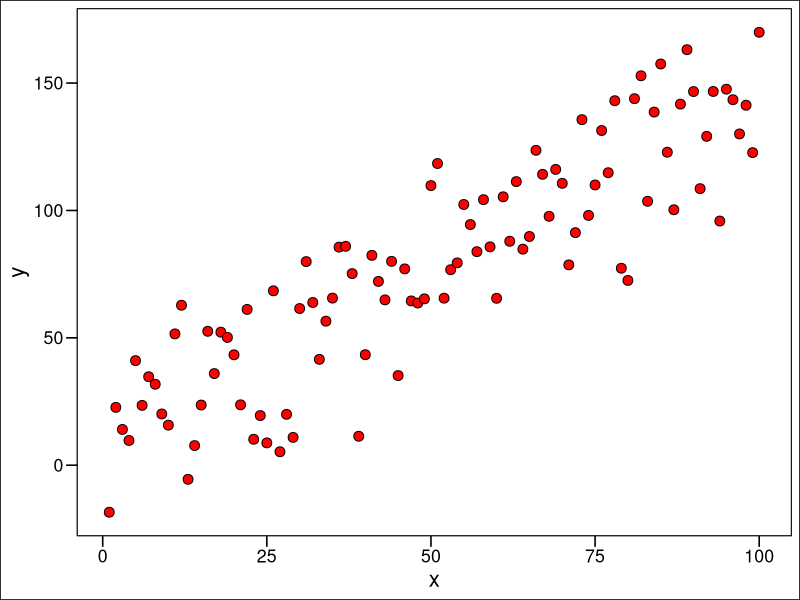
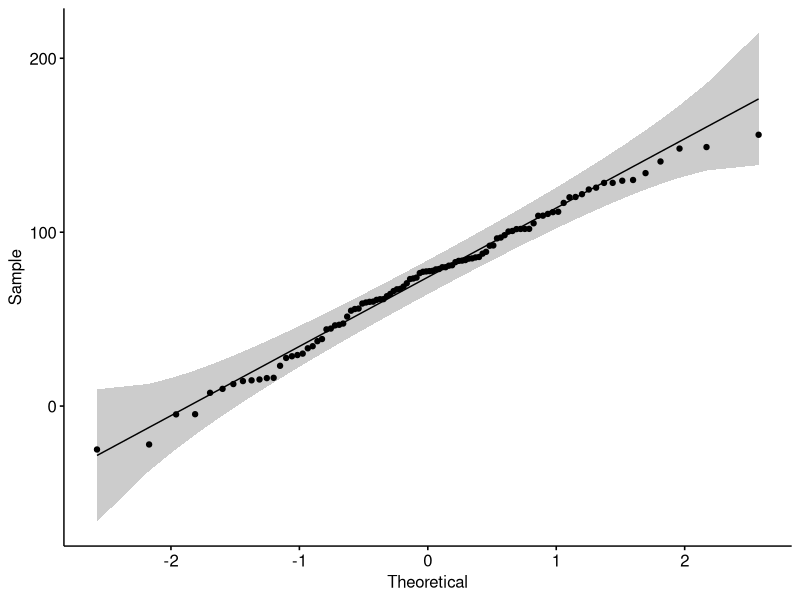

The R source for these figures, in order:
## ---- chunk 1
x = c(1:100)
y = rep(NA, 100)
for(i in 1:100) {
  y[i] = 1.3 * x[i] + 10 + rnorm(1, mean = 0, sd = 23)
}

df = data.frame(
  x = x, y = y
)

library(tidyverse)
library(ggthemes)
ggplot(df) + 
  geom_point(aes(x = x, y = y), fill = "red", colour = "black", shape = 21, 
             size = 3) + 
  ggthemes::theme_base()
## ---- chunk 2
x = c(1:100)
y = rep(NA, 100)
for(i in 1:100) {
  y[i] = 1.3 * x[i] + 10 + rnorm(1, mean = 0, sd = 23)
}

df = data.frame(
  x = x, y = y
)

head(df)
## ---- chunk 3
ggpubr::ggqqplot(df, x = "y")
